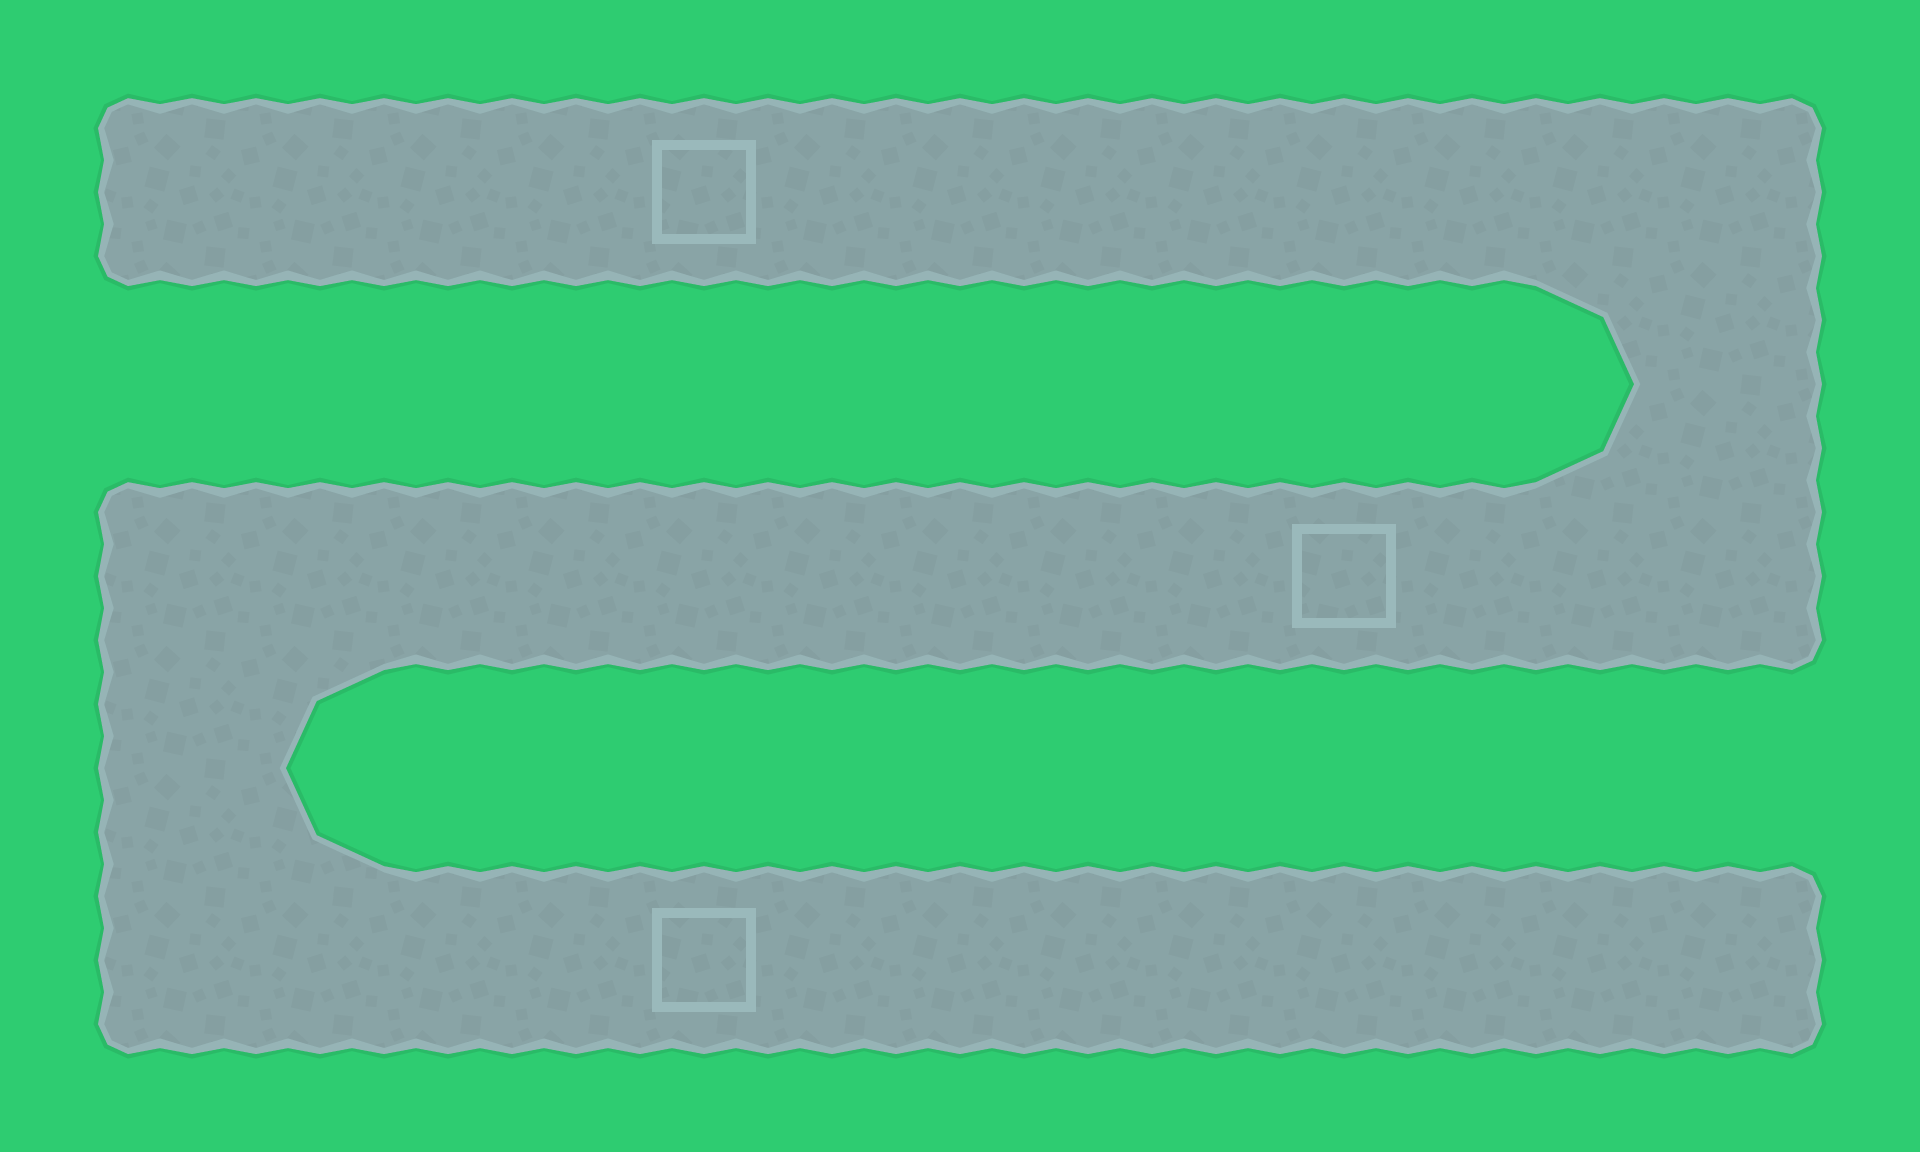

A 2D game scene composited from a Tiled map and its tileset images. What follows is a short description and the map's XML, with every tile layer's data as written:
An orthogonal 15x9 tile map with 128x128 px tiles, 1 tile layer (Tile Layer 1).

<map version="1.0" tiledversion="1.1.2" orientation="orthogonal" renderorder="right-down" width="15" height="9" tilewidth="128" tileheight="128" infinite="0" nextobjectid="1">
 <tileset firstgid="1" source="Tilesheet/TowerDefense.tsx" />
 <layer name="Tile Layer 1" width="15" height="9">
  <data encoding="csv">
80,81,81,81,81,81,81,81,81,81,81,81,81,81,82,
103,104,104,104,104,89,104,104,104,104,104,104,104,104,105,
126,127,127,127,127,127,127,127,127,127,127,127,84,104,105,
80,81,81,81,81,81,81,81,81,81,81,81,107,104,105,
103,104,104,104,104,104,104,104,104,104,89,104,104,104,105,
103,104,83,127,127,127,127,127,127,127,127,127,127,127,128,
103,104,106,81,81,81,81,81,81,81,81,81,81,81,82,
103,104,104,104,104,89,104,104,104,104,104,104,104,104,105,
126,127,127,127,127,127,127,127,127,127,127,127,127,127,128
</data>
 </layer>
</map>
